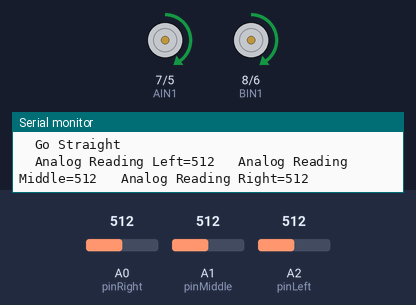
Simulated run of this sketch. Board: Arduino Uno, built with avr-gcc and run on an emulated ATmega328P. Parts: direction and speed pins drawn as motors (green arrow = direction pin HIGH = forward, orange = LOW = backward, longer = more drive), the last lines printed to the serial monitor. The test bench sets the inputs (shaded band); at power-on: A1 (pinMiddle) = 512, A2 (pinLeft) = 512, A0 (pinRight) = 512.

Above: at 1.8 s.
1.9 s: A1 (pinMiddle) set to 268
3.4 s: A1 (pinMiddle) set to 231
At 5.1 s:
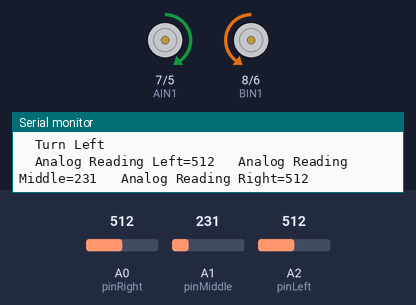
5.6 s: A2 (pinLeft) set to 266
7.4 s: A2 (pinLeft) set to 232
At 8.6 s:
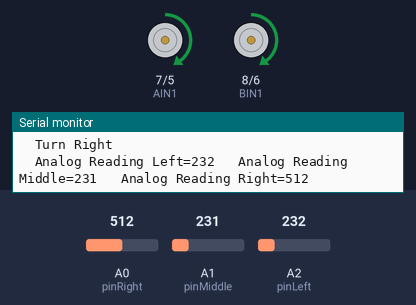
10.7 s: A0 (pinRight) set to 266
13.5 s: A0 (pinRight) set to 237
At 18.3 s:
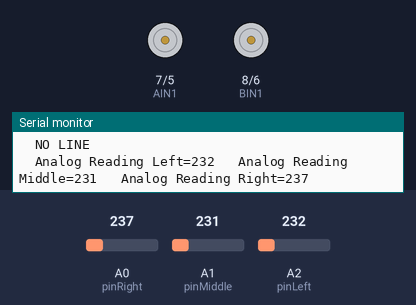
Timing chart, 0 to 18.6 s (numbered marks = the images above; inputs shaded):
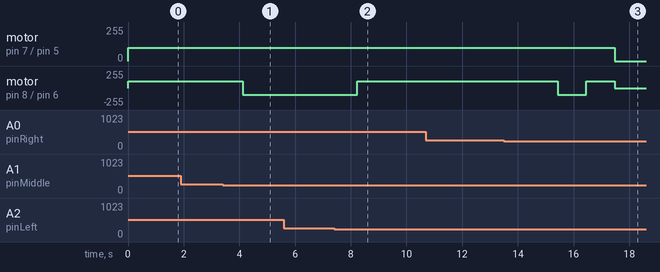

Measured:
- the behaviour switches between 250 and 249 on A1 (pinMiddle) (found by bisection; images 0 and 1)
- the behaviour switches between 250 and 249 on A2 (pinLeft) (found by bisection; images 1 and 2)
- the behaviour switches between 250 and 249 on A0 (pinRight) (found by bisection; images 2 and 3)
- after the input at 3.4 s, motor on pin 8 (BIN1) / pin 6 (PWMB): forward 100/255 → backward 100/255 after 0.72 s
- after the input at 7.4 s, motor on pin 8 (BIN1) / pin 6 (PWMB): backward 100/255 → forward 100/255 after 0.83 s
- after the input at 13.5 s, motor on pin 7 (AIN1) / pin 5 (PWMA): forward 100/255 → stopped after 4.0 s; motor on pin 8 (BIN1) / pin 6 (PWMB): forward 100/255 → backward 100/255 after 1.9 s, → forward 100/255 1.0 s later, → stopped 1.0 s later

The sketch:

Draft7LiaLineTracking_comments.ino
```cpp
/*
Line Tracker

This code is for an elegoo smart car V4.0.
The purpsose of this code is to have the car follow a line of black electrical tape using an infared sensor.
This is done by:

Reading the value of each IR sensors.
It wll start by reading the value of the middle IR sensor.
If the middle IS sensor is within the range the car will go forward.
  If Not It will check if the left IR sensor is within the range.
If it IS the car will go left.
  IF its NOT it will check the right IR sensor is within range.
If it is within the range the car will go right.
 If it is NOT the car will execute a funtion where the cra willl sweep from left to right in search of a line to track.

The range ia m refering is the range of analog values the sensor will input if the ir sesnor is over the black line.
This rtange can vary from sesnor to sensor.
It can also vary from room to room depeding onit slighting.
The range can aslo vary depending on the condition of the black line.

This requires the use of:
-if & else if
-analogRead
-digitalWrite
-analogWrite

Pins for IR sensor
- GND     = pin 1 = GND
- Vcc     = pin 2 = 5V+
- Vleft   = pin 3 = pin A2 on arduino
- Vmiddle = pin 4 = pin A1 on arduino
- Vright  = pin 5 = pin A0 on arduino

Pins for dc motors
- AIN1(Direction)             = pin 10 on TB6612FNG = pin 8 on arduino
- PWMA(Speed/amount of power) = pin 9 on TB6612FNG  = pin 5 on arduino
- BIN1(Direction)             = pin 6 on TB6612FNG  = pin 7 on arduino
- PWMB(Speed/amount of power) = pin 7 on TB6612FNG  = pin 6 on arduino
- STBY                        = pin 19 on TB6612FNG = pin 3 on arduino

Go to: https://www.elegoo.com/blogs/arduino-projects/elegoo-smart-robot-car-kit-v4-0-tutorial
For more info on components pin configuration/Data sheets aswell as info on line tracking and other functions this car
can perform.
*/

//defining pin numbers for IR sensor
// these values can change depending on brightnees of room DARKER the room LOWER the values it also depends on the sensor
const int pinLeft = A2;
const int pinMiddle = A1;
const int pinRight = A0;
//defining values for line detection
int lineDetectMin = 250;                      //minimum value read for line to be detected.
int lineDetectMax = 850;                      //maximum value read for line to be detected.
int detectNotOnGround =910;                   //value read by sesnor when car is no longer on the ground.

// Defining pin numbers for motor control and standby.
int PWMA = 5;                                               // speed/power for motor A.
int AIN1 = 7;                                               // Direction motor B.
int BIN1 = 8;                                               // Direction motor A.
int PWMB = 6;                                               // Speed?power for motor b.
int STBY = 3;                                               // Stand by pin (allows power to motors).

// Defining speed values for different motor speeds.
int MINspeed = 50;                                          // minimum speed before motors struggle.
int SPEED1 = 100;                                           // A speed value.
int SPEED2 = 150;                                           // A speed value.
int SPEED3 = 200;                                           // A speed value.
int MAXspeed = 255;                                         // Define the maximum motor speed.

// Define amount of milliseconds to go 180 degrees when going right
int oneEighty = 648;

// Below create a function to make the car stop
void stop() {

  digitalWrite(STBY, 1);   // Give power to standby pin

  // motor A
  pinMode(PWMA, OUTPUT);   // Set PWMA pin as OUTPUT
  analogWrite(PWMA, 0);    // Set the speed of motor A to zero
  pinMode(AIN1, OUTPUT);   // Set AIN1 pin as OUTPUT
  digitalWrite(AIN1, 1);   // Set the direction of motor A (Set it HIGH to rotate clockwise)

  // Motor B
  pinMode(PWMB, OUTPUT);   // Set PWMB pin as OUTPUT
  analogWrite(PWMB, 0);    // Set the speed of motor B to zero
  pinMode(BIN1, OUTPUT);   // Set BIN1 pin as OUTPUT
  digitalWrite(BIN1, 1);   // Set the direction of motor B (Set it HIGH to rotate clockwise)
}

// Create a function to make the car move Forward with a variable for speed whos value can be defined when called.
void forward(int speed) {

  digitalWrite(STBY, 1);       // Give power to standby pin

  // motor A
  pinMode(PWMA, OUTPUT);       // Set PWMA pin as OUTPUT
  analogWrite(PWMA, speed);    // Set the speed of motor A using PWM
  pinMode(AIN1, OUTPUT);       // Set AIN1 pin as OUTPUT
  digitalWrite(AIN1, 1);       // Set the direction of motor A (Set it HIGH to rotate clockwise)

  // Motor B
  pinMode(PWMB, OUTPUT);       // Set PWMB pin as OUTPUT
  analogWrite(PWMB, speed);    // Set the speed of motor B using PWM
  pinMode(BIN1, OUTPUT);       // Set BIN1 pin as OUTPUT
  digitalWrite(BIN1, 1);       // Set the direction of motor B (Set it HIGH to rotate clockwise)
}

//Create a function to make the car move Left with a variable for speed whos value can be defined when called.
//moving left means spinnig in place clockwise.
//This is done by the left side motors(B) move counter clockwise and having the right side motors(A) move clockwise.
void left(int speed) {

  digitalWrite(STBY, 1);     // Give power to standby pin

  // motor A
  pinMode(PWMA, OUTPUT);     // Set PWMA pin as OUTPUT
  analogWrite(PWMA, speed);  // Set the speed of motor A using PWM
  pinMode(AIN1, OUTPUT);     // Set AIN1 pin as OUTPUT
  digitalWrite(AIN1, 1);     // Set the direction of motor A (Set it HIGH to rotate clockwise)


  // Motor B
  pinMode(PWMB, OUTPUT);     // Set PWMB pin as OUTPUT
  analogWrite(PWMB, speed);  // Set the speed of motor B using PWM
  pinMode(BIN1, OUTPUT);     // Set BIN1 pin as OUTPUT
  digitalWrite(BIN1, 0);     // Set the direction of motor B (Set it LOW to rotate counter clockwise)
}

//Create a function to make the car move Right with a variable for speed whos value can be defined when called.
//moving left means spinnig in place counter clockwise.
//This is done by the left side motors(B) move clockwise and having the right side motors(A) move counter clockwise.
void right(int speed) {

  digitalWrite(STBY, 1);     // Give power to standby pin

  // motor A
  pinMode(PWMA, OUTPUT);     // Set PWMA pin as OUTPUT
  analogWrite(PWMA, speed);  // Set the speed of motor A using PWM
  pinMode(AIN1, OUTPUT);     // Set AIN1 pin as OUTPUT
  digitalWrite(AIN1, 10);    // Set the direction of motor A (Set it LOW to rotate clockwise)


  // Motor B
  pinMode(PWMB, OUTPUT);     // Set PWMB pin as OUTPUT
  analogWrite(PWMB, speed);  // Set the speed of motor B using PWM
  pinMode(BIN1, OUTPUT);     // Set BIN1 pin as OUTPUT
  digitalWrite(BIN1, 1);     // Set the direction of motor B (Set it HIGH to rotate counter clockwise)
}

// Create a function to make the car move Backward with a variable for speed whos value can be defined when called.
void backward(int speed) {

  digitalWrite(STBY, 1);       // Give power to standby pin

  // motor A
  pinMode(PWMA, OUTPUT);       // Set PWMA pin as OUTPUT
  analogWrite(PWMA, speed);    // Set the speed of motor A using PWM
  pinMode(AIN1, OUTPUT);       // Set AIN1 pin as OUTPUT
  digitalWrite(AIN1, 0);       // Set the direction of motor A (Set it LOW to rotate counter clockwise)

  // Motor B
  pinMode(PWMB, OUTPUT);       // Set PWMB pin as OUTPUT
  analogWrite(PWMB, speed);    // Set the speed of motor B using PWM
  pinMode(BIN1, OUTPUT);       // Set BIN1 pin as OUTPUT
  digitalWrite(BIN1, 0);       // Set the direction of motor B (Set it LOW to rotate counter clockwise)
}


unsigned long noLineStartTime = 0;  // Variable to store the start time for noLine function

// creating function that moves car to sweep from left to right
void noLine() {
  unsigned long currentTime = millis();

  if (currentTime - noLineStartTime < 200) {
    // 0~200ms(for 200ms): Turn right
    right(100);                                                    // turn the car to the right(by executing right funtion at speed of 100).
  } else if (currentTime - noLineStartTime < 1600) {
    // 200~1600ms(for 1400ms): Turn left
    left(100);                                                    // turn the car to the left(by executing left funtion at speed of 100).
  } else if (currentTime - noLineStartTime < 3000) {
    // 1600~3000ms(for 1400ms): Turn right
    right(100);                                                   // turn the car to the right(by executing right funtion at speed of 100).
  } else if (currentTime - noLineStartTime < 3500) {
    // 3000~3500ms(for 500ms): Stop
    stop();                                 // execute stop funtion to make car stop.
    Serial.print("\t");                     // Print a space to the serial monitor.
    Serial.println("Stop");                 // print exactly whats in "" to Serial monitor on a new line.
  } else {
    // Reset the start time for the next iteration
    noLineStartTime = currentTime;
  }
}


void setup() {
  // put your setup code here, to run once:

Serial.begin(9600);         //Begin serial communication at a baud rate of 9600.
pinMode(pinLeft,INPUT);     //Set left sensor as input
pinMode(pinMiddle, INPUT);  //Set middle sensor as input
pinMode(pinRight, INPUT);   //Set right sensor as input

}


void loop() {
  // put your main code here, to run repeatedly:
  // Read analog sensor values for left, middle, and right sensors.
  int leftPinRead = analogRead(pinLeft);                                                //Read left sensor
  int middlePinRead = analogRead(pinMiddle);                                            //Read middle sensor
  int rightPinRead = analogRead(pinRight);                                              //Read right sensor
  // Check if all sensors indicate 'not on ground' if execute what with{}
  if (leftPinRead > detectNotOnGround && middlePinRead > detectNotOnGround && rightPinRead > detectNotOnGround) {
    stop();                                                                         // execute stop funtion to make car stop.
    Serial.print("\t");                                                             // Print a space to the serial monitor.
    Serial.println("NOT On Ground");                                                // print exactly whats in "" to Serial monitor on a new line.
    // Check if middle sensor detects a line if so do wahts within {}
  } else if (lineDetectMin <= middlePinRead && middlePinRead <= lineDetectMax) {
    forward(100);                                                                   // move the car forward (by executing forward funtion at speed of 100).
    Serial.print("\t");                                                             // Print a space to the serial monitor.
    Serial.println("Go Straight");                                                  // print exactly whats in "" to Serial monitor on a new line.
  } // Check if left sensor detects a line
    else if (lineDetectMin <= leftPinRead && leftPinRead <= lineDetectMax ) {
    left(100);                                                                      // turn the car to the left(by executing left funtion at speed of 100).
    Serial.print("\t");                                                             // Print a space to the serial monitor.
    Serial.println("Turn Left");                                                    // print exactly whats in "" to Serial monitor on a new line.
   // Check if right sensor detects a line
  } else if (lineDetectMin <= rightPinRead && rightPinRead <= lineDetectMax) {
    right(100);                                                                      // turn the car to the right(by executing right funtion at speed of 100).
    Serial.print("\t");                                                              // Print a space to the serial monitor.
    Serial.println("Turn Right");                                                    // print exactly whats in "" to Serial monitor on new line.
  // If no line is detected, perform sweeping motion
  } else {
    noLine();                                                                        //execute no line funtion
    Serial.print("\t");                                                              // Print a space to the serial monitor.
    Serial.println("NO LINE");                                                       // print exactly whats in "" to Serial monitor on a new line.
  }
  // Print analog sensor readings to the serial monitor
  Serial.print("\t");                                                         // Print a space to the serial monitor.
  Serial.print("Analog Reading Left=");                                       // Print a space to the serial monitor & and print exactly whats in "".
  Serial.print(leftPinRead);                                                  // Print value of leftPinRead to serial monitor.
  Serial.print("\t Analog Reading Middle=");                                  // Print a space to the serial monitor & and print exactly whats in "".
  Serial.print(middlePinRead);                                                // Print value of middlePinRead to serial monitor.
  Serial.print("\t Analog Reading Right=");                                   // Print a space to the serial monitor & and print exactly whats in "".
  Serial.println(rightPinRead);                                               // Print value of rightPinRead to serila monitor on a new line.

  delay(1000);// Delay for 1000 milliseconds (1 second) before the next iteration
}
```
